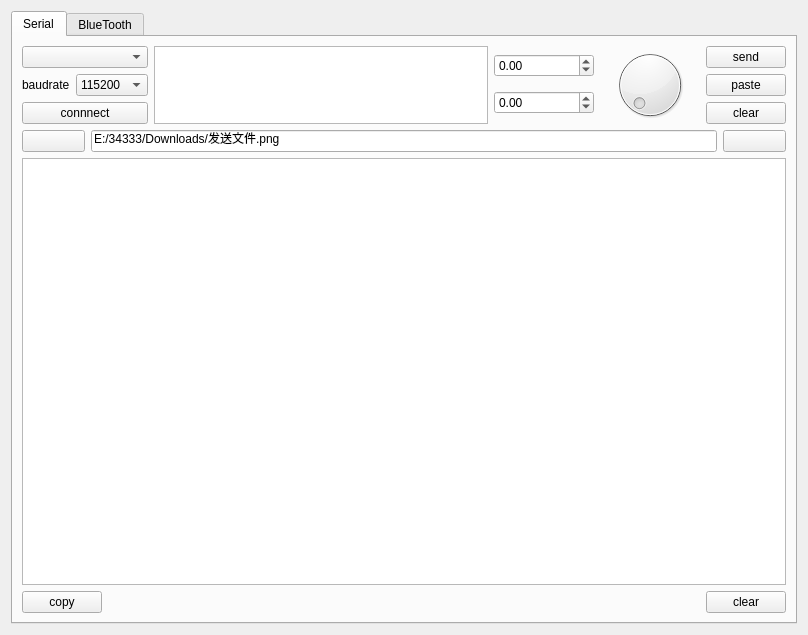
<?xml version="1.0" encoding="UTF-8"?>
<ui version="4.0">
 <class>Form</class>
 <widget class="QWidget" name="Form">
  <property name="geometry">
   <rect>
    <x>0</x>
    <y>0</y>
    <width>808</width>
    <height>635</height>
   </rect>
  </property>
  <property name="windowTitle">
   <string>Form</string>
  </property>
  <property name="styleSheet">
   <string notr="true">font: 9pt &quot;Microsoft JhengHei UI&quot;;</string>
  </property>
  <layout class="QVBoxLayout" name="verticalLayout_2" stretch="0">
   <item>
    <layout class="QHBoxLayout" name="horizontalLayout_15">
     <item>
      <widget class="QTabWidget" name="tabWidget">
       <property name="currentIndex">
        <number>0</number>
       </property>
       <widget class="QWidget" name="tab">
        <attribute name="title">
         <string>Serial</string>
        </attribute>
        <layout class="QVBoxLayout" name="verticalLayout">
         <item>
          <layout class="QVBoxLayout" name="verticalLayout_3" stretch="1,0,10,1">
           <item>
            <layout class="QHBoxLayout" name="horizontalLayout_2">
             <item>
              <layout class="QVBoxLayout" name="verticalLayout_4">
               <item>
                <widget class="QComboBox" name="comBox"/>
               </item>
               <item>
                <layout class="QHBoxLayout" name="horizontalLayout">
                 <item>
                  <widget class="QLabel" name="label">
                   <property name="text">
                    <string>baudrate</string>
                   </property>
                  </widget>
                 </item>
                 <item>
                  <widget class="QComboBox" name="baudrateBox">
                   <item>
                    <property name="text">
                     <string>115200</string>
                    </property>
                   </item>
                   <item>
                    <property name="text">
                     <string>9600</string>
                    </property>
                   </item>
                  </widget>
                 </item>
                </layout>
               </item>
               <item>
                <layout class="QHBoxLayout" name="horizontalLayout_4">
                 <item>
                  <widget class="QPushButton" name="connectButton">
                   <property name="text">
                    <string>connnect</string>
                   </property>
                   <property name="icon">
                    <iconset resource="../src/src.qrc">
                     <normaloff>:/com/icon/com_close.png</normaloff>:/com/icon/com_close.png</iconset>
                   </property>
                  </widget>
                 </item>
                </layout>
               </item>
              </layout>
             </item>
             <item>
              <layout class="QHBoxLayout" name="horizontalLayout_3">
               <item>
                <widget class="QTextEdit" name="sendEdit"/>
               </item>
               <item>
                <layout class="QVBoxLayout" name="verticalLayout_5">
                 <item>
                  <widget class="QDoubleSpinBox" name="posxDoubleSpinBox">
                   <property name="minimum">
                    <double>-20.000000000000000</double>
                   </property>
                   <property name="maximum">
                    <double>20.000000000000000</double>
                   </property>
                  </widget>
                 </item>
                 <item>
                  <widget class="QDoubleSpinBox" name="posyDoubleSpinBox">
                   <property name="minimumSize">
                    <size>
                     <width>100</width>
                     <height>0</height>
                    </size>
                   </property>
                   <property name="minimum">
                    <double>-20.000000000000000</double>
                   </property>
                   <property name="maximum">
                    <double>20.000000000000000</double>
                   </property>
                  </widget>
                 </item>
                </layout>
               </item>
               <item>
                <widget class="DragDial" name="posDial">
                 <property name="maximum">
                  <number>360</number>
                 </property>
                 <property name="pageStep">
                  <number>0</number>
                 </property>
                 <property name="value">
                  <number>0</number>
                 </property>
                 <property name="orientation">
                  <enum>Qt::Vertical</enum>
                 </property>
                </widget>
               </item>
               <item>
                <layout class="QVBoxLayout" name="verticalLayout_6">
                 <item>
                  <widget class="QPushButton" name="sendButton">
                   <property name="text">
                    <string>send</string>
                   </property>
                  </widget>
                 </item>
                 <item>
                  <widget class="QPushButton" name="pasteButton">
                   <property name="text">
                    <string>paste</string>
                   </property>
                  </widget>
                 </item>
                 <item>
                  <widget class="QPushButton" name="sendClearButton">
                   <property name="text">
                    <string>clear</string>
                   </property>
                  </widget>
                 </item>
                </layout>
               </item>
              </layout>
             </item>
            </layout>
           </item>
           <item>
            <layout class="QHBoxLayout" name="horizontalLayout_6" stretch="1,10,1">
             <item>
              <widget class="QPushButton" name="fileChooseButton">
               <property name="toolTip">
                <string>choose file</string>
               </property>
               <property name="text">
                <string/>
               </property>
               <property name="icon">
                <iconset>
                 <normalon>:/com/icon/file.png</normalon>
                </iconset>
               </property>
              </widget>
             </item>
             <item>
              <widget class="QLineEdit" name="filePathEdit">
               <property name="text">
                <string>E:/34333/Downloads/发送文件.png</string>
               </property>
              </widget>
             </item>
             <item>
              <widget class="QPushButton" name="sendFileButton">
               <property name="toolTip">
                <string>send file</string>
               </property>
               <property name="text">
                <string/>
               </property>
               <property name="icon">
                <iconset>
                 <normalon>:/com/icon/send_file.png</normalon>
                </iconset>
               </property>
              </widget>
             </item>
            </layout>
           </item>
           <item>
            <widget class="QTextBrowser" name="recvBrowser"/>
           </item>
           <item>
            <layout class="QHBoxLayout" name="horizontalLayout_5">
             <item>
              <widget class="QPushButton" name="recvCopyButton">
               <property name="text">
                <string>copy</string>
               </property>
              </widget>
             </item>
             <item>
              <spacer name="horizontalSpacer">
               <property name="orientation">
                <enum>Qt::Horizontal</enum>
               </property>
               <property name="sizeHint" stdset="0">
                <size>
                 <width>40</width>
                 <height>20</height>
                </size>
               </property>
              </spacer>
             </item>
             <item>
              <widget class="QPushButton" name="recvClearButton">
               <property name="text">
                <string>clear</string>
               </property>
              </widget>
             </item>
            </layout>
           </item>
          </layout>
         </item>
        </layout>
       </widget>
       <widget class="QWidget" name="tab_2">
        <attribute name="title">
         <string>BlueTooth</string>
        </attribute>
        <layout class="QVBoxLayout" name="verticalLayout_10" stretch="1,10,1">
         <item>
          <layout class="QHBoxLayout" name="horizontalLayout_11" stretch="1,3">
           <item>
            <layout class="QVBoxLayout" name="verticalLayout_11">
             <item>
              <widget class="QComboBox" name="blBox"/>
             </item>
             <item>
              <layout class="QHBoxLayout" name="horizontalLayout_12">
               <item>
                <widget class="QPushButton" name="blScanButton">
                 <property name="text">
                  <string>scan</string>
                 </property>
                 <property name="icon">
                  <iconset resource="../src/src.qrc">
                   <normaloff>:/com/icon/bl_scan.png</normaloff>
                   <normalon>:/com/icon/bl_scan.png</normalon>:/com/icon/bl_scan.png</iconset>
                 </property>
                </widget>
               </item>
              </layout>
             </item>
             <item>
              <layout class="QHBoxLayout" name="horizontalLayout_13">
               <item>
                <widget class="QPushButton" name="blConnectButton">
                 <property name="text">
                  <string>connnect</string>
                 </property>
                 <property name="icon">
                  <iconset resource="../src/src.qrc">
                   <normaloff>:/com/icon/com_close.png</normaloff>:/com/icon/com_close.png</iconset>
                 </property>
                </widget>
               </item>
              </layout>
             </item>
            </layout>
           </item>
           <item>
            <layout class="QHBoxLayout" name="horizontalLayout_14">
             <item>
              <widget class="QTextEdit" name="blSendEdit"/>
             </item>
             <item>
              <layout class="QVBoxLayout" name="verticalLayout_12">
               <item>
                <widget class="QPushButton" name="blSendButton">
                 <property name="text">
                  <string>send</string>
                 </property>
                </widget>
               </item>
               <item>
                <widget class="QPushButton" name="blPasteButton">
                 <property name="text">
                  <string>paste</string>
                 </property>
                </widget>
               </item>
               <item>
                <widget class="QPushButton" name="blSendClearButton">
                 <property name="text">
                  <string>clear</string>
                 </property>
                </widget>
               </item>
              </layout>
             </item>
            </layout>
           </item>
          </layout>
         </item>
         <item>
          <widget class="QTextBrowser" name="blRecvBrowser"/>
         </item>
         <item>
          <layout class="QHBoxLayout" name="horizontalLayout_16">
           <item>
            <widget class="QPushButton" name="blRecvCopyButton">
             <property name="text">
              <string>copy</string>
             </property>
            </widget>
           </item>
           <item>
            <spacer name="horizontalSpacer_3">
             <property name="orientation">
              <enum>Qt::Horizontal</enum>
             </property>
             <property name="sizeHint" stdset="0">
              <size>
               <width>40</width>
               <height>20</height>
              </size>
             </property>
            </spacer>
           </item>
           <item>
            <widget class="QPushButton" name="blRecvClearButton">
             <property name="text">
              <string>clear</string>
             </property>
            </widget>
           </item>
          </layout>
         </item>
        </layout>
       </widget>
      </widget>
     </item>
    </layout>
   </item>
  </layout>
 </widget>
 <customwidgets>
  <customwidget>
   <class>DragDial</class>
   <extends>QDial</extends>
   <header>widget.DragDial</header>
  </customwidget>
 </customwidgets>
 <resources>
  <include location="../src/src.qrc"/>
 </resources>
 <connections>
  <connection>
   <sender>sendClearButton</sender>
   <signal>clicked()</signal>
   <receiver>sendEdit</receiver>
   <slot>clear()</slot>
   <hints>
    <hint type="sourcelabel">
     <x>642</x>
     <y>152</y>
    </hint>
    <hint type="destinationlabel">
     <x>501</x>
     <y>101</y>
    </hint>
   </hints>
  </connection>
  <connection>
   <sender>pasteButton</sender>
   <signal>clicked()</signal>
   <receiver>sendEdit</receiver>
   <slot>paste()</slot>
   <hints>
    <hint type="sourcelabel">
     <x>642</x>
     <y>117</y>
    </hint>
    <hint type="destinationlabel">
     <x>506</x>
     <y>65</y>
    </hint>
   </hints>
  </connection>
  <connection>
   <sender>recvClearButton</sender>
   <signal>clicked()</signal>
   <receiver>recvBrowser</receiver>
   <slot>clear()</slot>
   <hints>
    <hint type="sourcelabel">
     <x>644</x>
     <y>481</y>
    </hint>
    <hint type="destinationlabel">
     <x>605</x>
     <y>409</y>
    </hint>
   </hints>
  </connection>
  <connection>
   <sender>recvCopyButton</sender>
   <signal>clicked()</signal>
   <receiver>recvBrowser</receiver>
   <slot>copy()</slot>
   <hints>
    <hint type="sourcelabel">
     <x>65</x>
     <y>478</y>
    </hint>
    <hint type="destinationlabel">
     <x>62</x>
     <y>405</y>
    </hint>
   </hints>
  </connection>
 </connections>
</ui>
